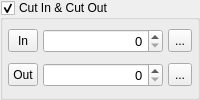
            <widget class="QGroupBox" name="groupBoxCutInOut">
             <property name="title">
              <string>Cut In &amp;&amp; Cut Out</string>
             </property>
             <property name="checkable">
              <bool>true</bool>
             </property>
             <layout class="QGridLayout" name="gridLayout_19">
              <property name="leftMargin">
               <number>5</number>
              </property>
              <property name="topMargin">
               <number>5</number>
              </property>
              <property name="rightMargin">
               <number>5</number>
              </property>
              <property name="bottomMargin">
               <number>5</number>
              </property>
              <item row="0" column="0">
               <widget class="QFrame" name="frameCutInOut">
                <layout class="QGridLayout" name="gridLayout_18">
                 <property name="leftMargin">
                  <number>0</number>
                 </property>
                 <property name="topMargin">
                  <number>0</number>
                 </property>
                 <property name="rightMargin">
                  <number>0</number>
                 </property>
                 <property name="bottomMargin">
                  <number>0</number>
                 </property>
                 <property name="horizontalSpacing">
                  <number>5</number>
                 </property>
                 <item row="0" column="0">
                  <widget class="QToolButton" name="toolButtonCutIn">
                   <property name="sizePolicy">
                    <sizepolicy hsizetype="Expanding" vsizetype="Fixed">
                     <horstretch>0</horstretch>
                     <verstretch>0</verstretch>
                    </sizepolicy>
                   </property>
                   <property name="maximumSize">
                    <size>
                     <width>30</width>
                     <height>23</height>
                    </size>
                   </property>
                   <property name="text">
                    <string>In</string>
                   </property>
                   <property name="shortcut">
                    <string>Shift+I</string>
                   </property>
                  </widget>
                 </item>
                 <item row="0" column="1">
                  <widget class="NoScrollSpinBox" name="spinBoxCutIn">
                   <property name="font">
                    <font>
                     <pointsize>10</pointsize>
                    </font>
                   </property>
                   <property name="focusPolicy">
                    <enum>Qt::ClickFocus</enum>
                   </property>
                   <property name="alignment">
                    <set>Qt::AlignRight|Qt::AlignTrailing|Qt::AlignVCenter</set>
                   </property>
                  </widget>
                 </item>
                 <item row="0" column="2">
                  <widget class="QToolButton" name="toolButtonCutInDelete">
                   <property name="maximumSize">
                    <size>
                     <width>16777215</width>
                     <height>23</height>
                    </size>
                   </property>
                   <property name="text">
                    <string>...</string>
                   </property>
                   <property name="icon">
                    <iconset resource="ressources.qrc">
                     <normaloff>:/RetinaIMG/RetinaIMG/Delete-icon.png</normaloff>:/RetinaIMG/RetinaIMG/Delete-icon.png</iconset>
                   </property>
                  </widget>
                 </item>
                 <item row="1" column="0">
                  <widget class="QToolButton" name="toolButtonCutOut">
                   <property name="sizePolicy">
                    <sizepolicy hsizetype="Expanding" vsizetype="Fixed">
                     <horstretch>0</horstretch>
                     <verstretch>0</verstretch>
                    </sizepolicy>
                   </property>
                   <property name="maximumSize">
                    <size>
                     <width>30</width>
                     <height>23</height>
                    </size>
                   </property>
                   <property name="text">
                    <string>Out</string>
                   </property>
                   <property name="shortcut">
                    <string>Shift+O</string>
                   </property>
                  </widget>
                 </item>
                 <item row="1" column="1">
                  <widget class="NoScrollSpinBox" name="spinBoxCutOut">
                   <property name="font">
                    <font>
                     <pointsize>10</pointsize>
                    </font>
                   </property>
                   <property name="focusPolicy">
                    <enum>Qt::ClickFocus</enum>
                   </property>
                   <property name="alignment">
                    <set>Qt::AlignRight|Qt::AlignTrailing|Qt::AlignVCenter</set>
                   </property>
                  </widget>
                 </item>
                 <item row="1" column="2">
                  <widget class="QToolButton" name="toolButtonCutOutDelete">
                   <property name="maximumSize">
                    <size>
                     <width>16777215</width>
                     <height>23</height>
                    </size>
                   </property>
                   <property name="text">
                    <string>...</string>
                   </property>
                   <property name="icon">
                    <iconset resource="ressources.qrc">
                     <normaloff>:/RetinaIMG/RetinaIMG/Delete-icon.png</normaloff>:/RetinaIMG/RetinaIMG/Delete-icon.png</iconset>
                   </property>
                  </widget>
                 </item>
                </layout>
               </widget>
              </item>
             </layout>
            </widget>
